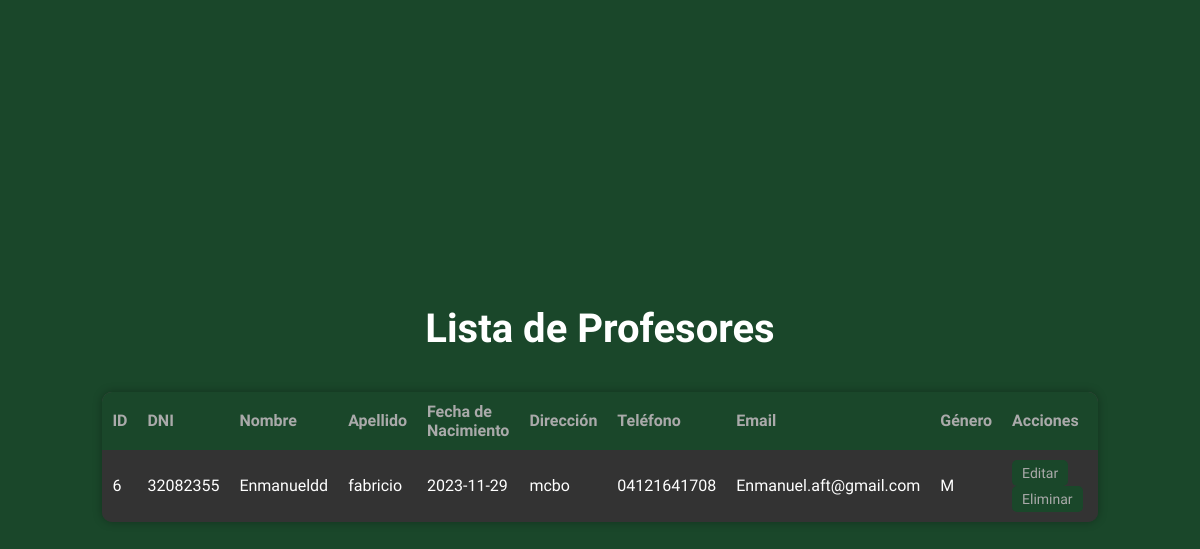
/profesores, run on the app's committed database.
### tables this page shows
CREATE TABLE Profesor (
    id_profesor INTEGER PRIMARY KEY AUTOINCREMENT,
    dni_profesor VARCHAR(20) UNIQUE NOT NULL,
    nombre VARCHAR(100) NOT NULL,
    apellido VARCHAR(100) NOT NULL,
    fecha_nacimiento DATE NOT NULL,
    direccion VARCHAR(255) NOT NULL,
    telefono VARCHAR(20) NOT NULL,
    email VARCHAR(100) UNIQUE NOT NULL,
    genero CHAR(1) CHECK(genero IN ('M', 'F'))
);

### app/views_P.py (the view)
@app.route('/profesores')
def profesores():
    conn = get_db()
    cursor = conn.execute('SELECT * FROM Profesor')
    profesores = cursor.fetchall()
    conn.close()
    return render_template('profesores.html', profesores=profesores)

### app/views_P.py (called while the page is built)
def get_db():
    db = getattr(g, '_database', None)
    if db is None:
        db = g._database = sqlite3.connect(DATABASE)
        db.row_factory = sqlite3.Row
    return db

@app.teardown_appcontext
def close_connection(exception):
    db = getattr(g, '_database', None)
    if db is not None:
        db.close()

### app/templates/profesores.html (shortened to what this page needs)
<!DOCTYPE html>
<html lang="es">
<head>
</head>
<body>
    <h1>Lista de Profesores</h1>
    <table>
        <tr>
            <th>ID</th>
            <th>DNI</th>
            <th>Nombre</th>
            <th>Apellido</th>
            <th>Fecha de Nacimiento</th>
            <th>Dirección</th>
            <th>Teléfono</th>
            <th>Email</th>
            <th>Género</th>
            <th>Acciones</th>
        </tr>
        {% for profesor in profesores %}
        <tr>
            <td>{{ profesor.id_profesor }}</td>
            <td>{{ profesor.dni_profesor }}</td>
            <td>{{ profesor.nombre }}</td>
            <td>{{ profesor.apellido }}</td>
            <td>{{ profesor.fecha_nacimiento }}</td>
            <td>{{ profesor.direccion }}</td>
            <td>{{ profesor.telefono }}</td>
            <td>{{ profesor.email }}</td>
            <td>{{ profesor.genero }}</td>
            <td>
                <a href="{{ url_for('edit_profesor', id=profesor.id_profesor) }}" class="button">Editar</a>
                <form method="POST" action="{{ url_for('delete_profesor', id=profesor.id_profesor) }}" style="display: inline;">
                    <button type="submit" class="button" onclick="return confirm('¿Estás seguro de eliminar este profesor?')">Eliminar</button>
                </form>
            </td>
        </tr>
        {% endfor %}
    </table>
</body>
</html>

### app/templates/profesores.html (style rules this page uses)
body { font-family: 'Roboto Condensed', sans-serif; background-color: #1a472a; color: #fff; display: flex; justify-content: center; align-items: center; height: 100vh; margin: 0; flex-direction: column; }
h1 { font-size: 2.5em; margin-bottom: 20px; }
table { width: 80%; margin-top: 20px; border-collapse: collapse; background-color: rgba(51, 51, 51, 0.8); border-radius: 10px; overflow: hidden; box-shadow: 0 0 10px rgba(0, 0, 0, 0.3); }
th, td { padding: 10px; text-align: left; }
th { background-color: #1a472a; color: #aaaaaa; }
tr:nth-child(even) { background-color: #333; }
tr:nth-child(odd) { background-color: #444; }
td { border: 1px solid #444; }
table, th, td { border: none; }
.button { background-color: #1a472a; color: #aaaaaa; border: none; padding: 5px 10px; border-radius: 5px; cursor: pointer; transition: background-color 0.3s; font-size: 14px; font-family: 'Roboto Condensed', sans-serif; margin-right: 5px; text-decoration: none; display: inline-block; text-align: center; }

### data on the page
Profesor: id_profesor "6", dni_profesor "32082355", nombre "Enmanueldd", apellido "fabricio", fecha_nacimiento "2023-11-29", direccion "mcbo", telefono "04121641708", email "Enmanuel.aft@gmail.com", genero "M"
